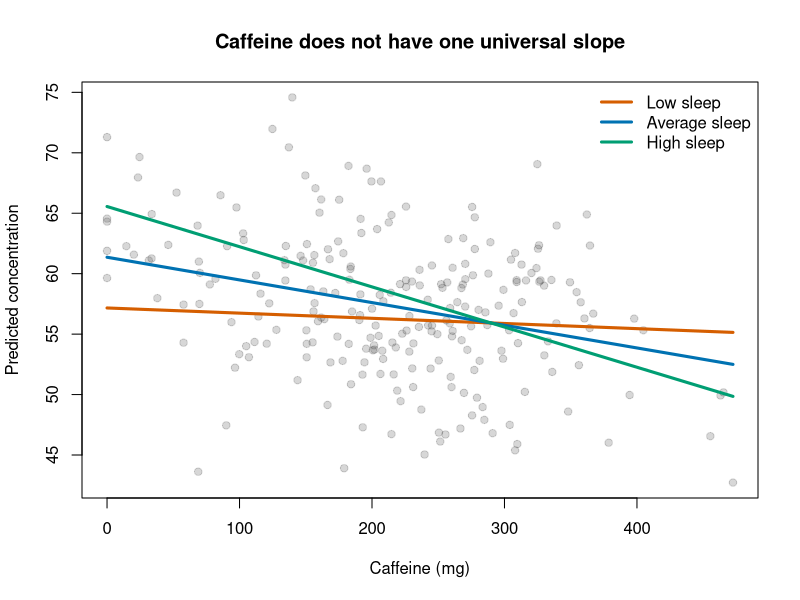
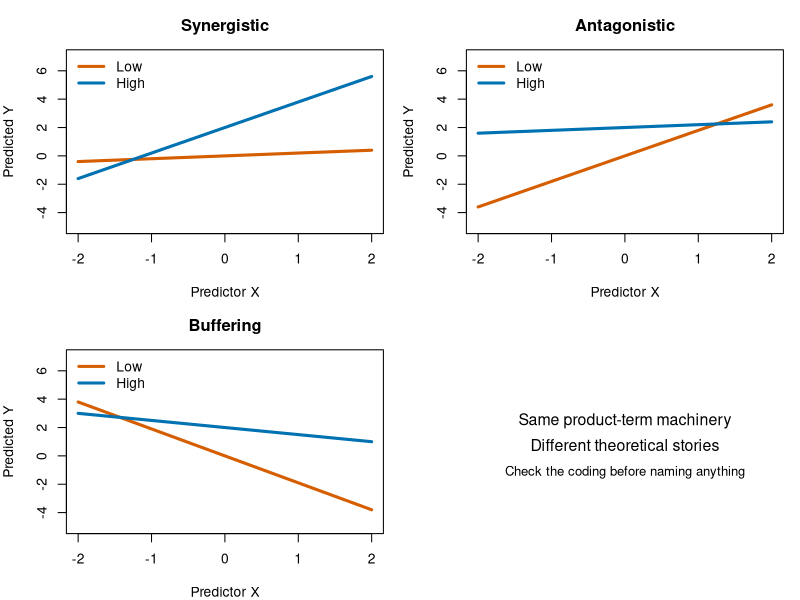

The R source for these figures, in order:
## ---- chunk 1
knitr::opts_chunk$set(message = FALSE, warning = FALSE, fig.align = "center")
## ---- chunk 2
set.seed(343)
n <- 240
InterData <- data.frame(
  Sleep = pmin(pmax(rnorm(n, 6.5, 1.3), 2.5), 10),
  Caffeine = pmin(pmax(rnorm(n, 220, 100), 0), 500)
)

InterData$Concentration <-
  40 +
  3.5 * InterData$Sleep +
  0.055 * InterData$Caffeine -
  0.012 * InterData$Sleep * InterData$Caffeine +
  rnorm(n, 0, 5)

InterData$Sleep.C <- InterData$Sleep - mean(InterData$Sleep)
InterData$Caffeine.C <- InterData$Caffeine - mean(InterData$Caffeine)

AdditiveModel <- lm(Concentration ~ Sleep.C + Caffeine.C, data = InterData)
InteractionModel <- lm(Concentration ~ Sleep.C * Caffeine.C, data = InterData)
anova(AdditiveModel, InteractionModel)
summary(InteractionModel)
## ---- chunk 3
sleep_values <- c(
  Low = -sd(InterData$Sleep.C),
  Average = 0,
  High = sd(InterData$Sleep.C)
)

caffeine_grid <- seq(min(InterData$Caffeine.C), max(InterData$Caffeine.C), length.out = 100)
plot(
  InterData$Caffeine, InterData$Concentration,
  pch = 19, col = rgb(0.3, 0.3, 0.3, 0.22),
  xlab = "Caffeine (mg)", ylab = "Predicted concentration",
  main = "Caffeine does not have one universal slope"
)

line_colors <- c("#D55E00", "#0072B2", "#009E73")
for (i in seq_along(sleep_values)) {
  newdata <- data.frame(
    Sleep.C = sleep_values[i],
    Caffeine.C = caffeine_grid
  )
  lines(
    caffeine_grid + mean(InterData$Caffeine),
    predict(InteractionModel, newdata = newdata),
    col = line_colors[i], lwd = 3
  )
}
legend("topright", legend = paste(names(sleep_values), "sleep"),
       col = line_colors, lwd = 3, bty = "n")
## ---- chunk 4
emmeans::emtrends(
  InteractionModel,
  specs = "Sleep.C",
  var = "Caffeine.C",
  at = list(Sleep.C = unname(sleep_values))
)
## ---- chunk 5
SleepSD <- sd(InterData$Sleep.C)

InterData$Sleep.AtLow <- InterData$Sleep.C - (-SleepSD)
InterData$Sleep.AtMean <- InterData$Sleep.C
InterData$Sleep.AtHigh <- InterData$Sleep.C - SleepSD

SlopeAtLow <- lm(
  Concentration ~ Caffeine.C * Sleep.AtLow,
  data = InterData
)
SlopeAtMean <- lm(
  Concentration ~ Caffeine.C * Sleep.AtMean,
  data = InterData
)
SlopeAtHigh <- lm(
  Concentration ~ Caffeine.C * Sleep.AtHigh,
  data = InterData
)

rbind(
  LowSleep = coef(summary(SlopeAtLow))["Caffeine.C", ],
  MeanSleep = coef(summary(SlopeAtMean))["Caffeine.C", ],
  HighSleep = coef(summary(SlopeAtHigh))["Caffeine.C", ]
)
## ---- chunk 6
PatternX <- seq(-2, 2, length.out = 80)
ModeratorValues <- c(Low = -1, High = 1)
PatternColors <- c("#D55E00", "#0072B2")

old_par <- par(mfrow = c(2, 2), mar = c(4, 4, 3, 1))

for (PatternName in c("Synergistic", "Antagonistic", "Buffering")) {
  plot(
    NA, xlim = range(PatternX), ylim = c(-5, 7),
    xlab = "Predictor X", ylab = "Predicted Y",
    main = PatternName
  )

  for (j in seq_along(ModeratorValues)) {
    Z <- ModeratorValues[j]
    if (PatternName == "Synergistic") {
      Y <- 1 + PatternX + Z + .8 * PatternX * Z
    } else if (PatternName == "Antagonistic") {
      Y <- 1 + PatternX + Z - .8 * PatternX * Z
    } else {
      Y <- 1 - 1.2 * PatternX + 1.0 * Z + .7 * PatternX * Z
    }
    lines(PatternX, Y, lwd = 3, col = PatternColors[j])
  }
  legend("topleft", names(ModeratorValues), col = PatternColors, lwd = 3, bty = "n")
}

plot.new()
text(.5, .62, "Same product-term machinery", cex = 1.15)
text(.5, .48, "Different theoretical stories", cex = 1.15)
text(.5, .32, "Check the coding before naming anything", cex = .95)
par(old_par)
## ---- chunk 7
set.seed(345)
ThreeData <- InterData
ThreeData$Deadline <- factor(
  sample(c("Tomorrow", "Next week"), nrow(ThreeData), replace = TRUE),
  levels = c("Next week", "Tomorrow")
)
Deadline01 <- as.numeric(ThreeData$Deadline == "Tomorrow")

ThreeData$Concentration3 <-
  60 +
  2.0 * ThreeData$Sleep.C +
  .035 * ThreeData$Caffeine.C -
  3.0 * Deadline01 -
  .008 * ThreeData$Sleep.C * ThreeData$Caffeine.C +
  .010 * ThreeData$Sleep.C * ThreeData$Caffeine.C * Deadline01 +
  rnorm(nrow(ThreeData), 0, 5)

ThreeWayModel <- lm(
  Concentration3 ~ Sleep.C * Caffeine.C * Deadline,
  data = ThreeData
)

summary(ThreeWayModel)
## ---- chunk 8
emmeans::joint_tests(
  ThreeWayModel,
  by = "Deadline"
)

ThreeWaySlopes <- emmeans::emtrends(
  ThreeWayModel,
  specs = c("Sleep.C", "Deadline"),
  var = "Caffeine.C",
  at = list(Sleep.C = unname(sleep_values))
)

ThreeWaySlopes
